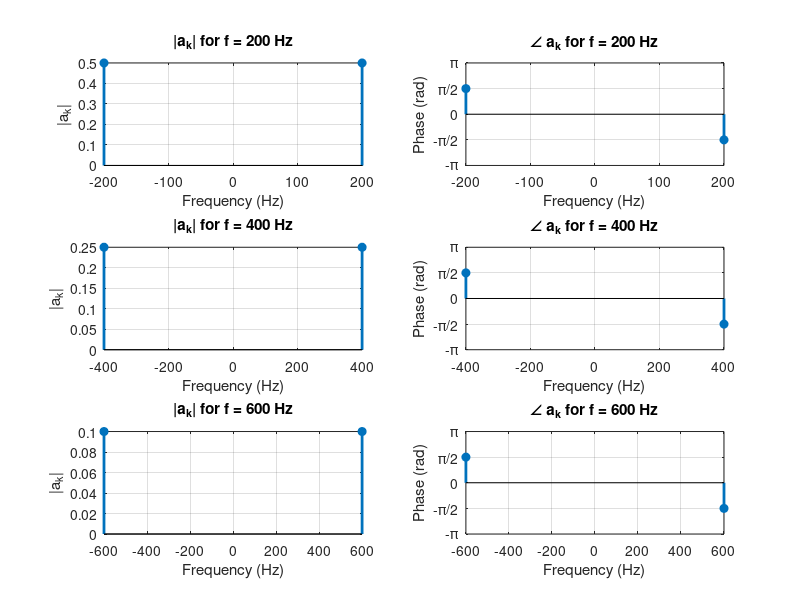

Here is the MATLAB script that generated this plot:
%
freqs = [200, 400, 600];
amps = [1, 0.5, 0.2];

figure('Name', 'Fourier Series Coefficients of Sine Waves');

for i = 1:3
    f = freqs(i);
    A = amps(i);

    % k = +-1
    a1 =  A / (2j);
    a_neg1 = -A / (2j);

    f_plot = [-f, f];
    a_plot = [a_neg1, a1];

    subplot(3,2,2*i-1);
    stem(f_plot, abs(a_plot), 'filled', 'LineWidth', 2);
    title(['|a_k| for f = ', num2str(f), ' Hz']);
    xlabel('Frequency (Hz)');
    ylabel('|a_k|');
    grid on;

    subplot(3,2,2*i);
    stem(f_plot, angle(a_plot), 'filled', 'LineWidth', 2);
    title(['\angle a_k for f = ', num2str(f), ' Hz']);
    xlabel('Frequency (Hz)');
    ylabel('Phase (rad)');
    ylim([-pi, pi]);
    yticks([-pi, -pi/2, 0, pi/2, pi]);
    yticklabels({'-\pi','-\pi/2','0','\pi/2','\pi'});
    grid on;
    
end
